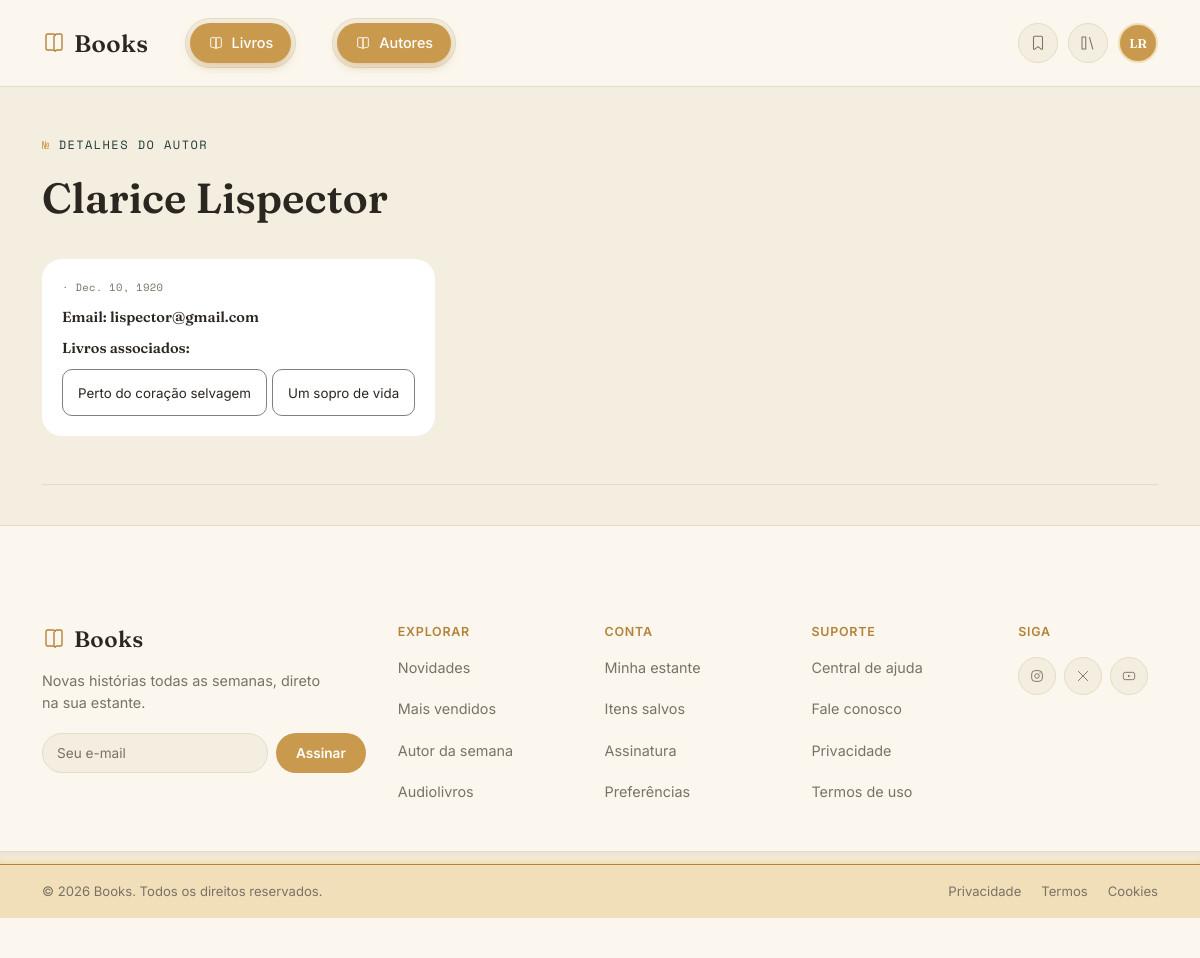
Page /autores/detalhes_autor/1/ on the committed database.
### autor/models.py (models this page shows, shortened)
class Autor(models.Model):
    nome = models.CharField(max_length=100, null=True)
    email = models.EmailField(blank=True)
    ano_nascimento = models.DateField(null=True)

### acervo/models.py (models this page shows, shortened)
class Livro(models.Model):
    titulo = models.CharField(max_length=100, null=False)
    data_publicacao = models.PositiveSmallIntegerField(blank=True)
    resumo = models.TextField(blank=True)
    nome_editora = models.CharField(max_length=100, blank=True)
    autor = models.ForeignKey(m.Autor, null=True, on_delete=models.CASCADE)

### autor/views.py (the view)
# urls.py: path('detalhes_autor/<int:id>/', views.detalhesAutor, name='detalhesAutor')
def detalhesAutor(request, id):
    autor = get_object_or_404(models.Autor, id=id)
    livros = m.Livro.objects.filter(autor=autor)
    return render(request, 'autor/detalhesAutor.html', {'autor': autor, 'livros': livros})

### autor/templates/autor/detalhesAutor.html (shortened to what this page needs)
{% extends "base.html" %}
{% load static %}
{% block links %}
<link rel="stylesheet" href="{% static 'css/Autores.css' %}">
{% endblock links %}
{% block main %}
  <div class="wrap">
    <div class="acervo-header">
      <span class="eyebrow">Detalhes do autor</span>
      <h1>{{ autor.nome }}</h1>
      <div class="acervo-grid">
        <a class="book-card book-card-detail" href="#" title="{{ livro.resumo|truncatewords:20 }}">
          <div class="card-meta">
            <div class="catalog">
              {% if autor.ano_nascimento %} · {{ autor.ano_nascimento }}{% endif %}
              </div>
              <p class="title">Email: {{ autor.email }}</p>
              <p class="title">
                Livros associados:
              </p>
              <ul style="margin: 0; display: flex; padding: 0; gap: 5px;">
                {% for livro in livros %}
                  <li style="list-style: none; padding: 10px 15px; border: 1px solid gray; border-radius: 10px;"><small>{{ livro.titulo }}</small></li>
                {% endfor %}
              </ul>
            </div>
          </div>
      </div>
  </div>
{% endblock main %}

### autor/static/css/Autores.css (style rules this page uses)
:root { --bg: #FAF6EC; --bg-soft: #F1EADA; --card: #FFFFFF; --ink: #211D17; --ink-soft: #6B6357; --line: #E3DAC6; --primary: #1F3A34; --primary-light: #2E5148; --accent: #C99A3B; --accent-soft: #F0DDB0; --wood: #C7B79A; --wood-shadow: rgba(33,29,23,.22); --radius-sm: 6px; --radius-md: 12px; --radius-lg: 20px; --font-display: 'Fraunces', Georgia, serif; --font-body: 'Inter', system-ui, sans-serif; --font-mono: 'Space Mono', ui-monospace, monospace; }
*,*::before,*::after { box-sizing:border-box; }
html { scroll-behavior:smooth; }
body { margin:0; background:var(--bg); color:var(--ink); font-family:var(--font-body); line-height:1.55; -webkit-font-smoothing:antialiased; }
a { color:inherit; text-decoration:none; }
.wrap { max-width:1180px; margin:0 auto; padding:0 32px; }
.eyebrow { display:inline-flex; align-items:center; gap:8px; font-family:var(--font-mono); font-size:12px; letter-spacing:.12em; text-transform:uppercase; color:var(--primary); }
.eyebrow::before { content:'№'; color:var(--accent); }
.book-card { flex:0 0 156px; width:156px; display:flex; gap:10px; position:relative; z-index:1; }
.book-card .card-meta { background-color: #fff; border-radius: 20px; padding: 20px; display: flex; flex-direction: column; gap: 10px; }
.acervo-grid:has(.book-card-detail) { display: flex; justify-content: center; }
.acervo-grid .book-card-detail { width: 100%; height: fit-content; flex: 1; cursor: default; }
.card-meta .catalog { font-family:var(--font-mono); font-size:10.5px; color:var(--ink-soft); letter-spacing:.03em; margin-bottom:3px; }
.card-meta .title { font-family:var(--font-display); font-weight:600; font-size:14.5px; line-height:1.25; margin:0 0 2px; }
.acervo-header { padding:44px 0 28px; border-bottom:1px solid var(--line); }
.acervo-header h1 { font-family:var(--font-display); font-weight:600; font-size:clamp(30px,4vw,42px); margin:10px 0 8px; }
.acervo-grid { display:grid; grid-template-columns:repeat(auto-fill,minmax(168px,1fr)); gap: 15px 20px; padding:20px 0 20px; }

### static/css/header.css (style rules this page uses)
:root { --cream-bg: #F4EEE1; --cream-card: #FBF7EE; --ink: #2C2620; --ink-soft: #7A7266; --gold: #C99A4E; --gold-deep: #B4823A; --gold-tint: #F0DFB8; --line: #E6DCC3; --shadow-card: 0 8px 24px rgba(44, 38, 32, 0.06); --font-display: "Fraunces", serif; --font-body: "Inter", sans-serif; }
* { box-sizing:border-box; }
body { margin:0; background:var(--cream-bg); font-family:var(--font-body); color:var(--ink); }

### static/css/footer.css (style rules this page uses)
:root { --cream-bg: #F4EEE1; --cream-card: #FBF7EE; --ink: #2C2620; --ink-soft: #7A7266; --gold: #C99A4E; --gold-deep: #B4823A; --gold-tint: #F0DFB8; --line: #E6DCC3; --font-display: "Fraunces", serif; --font-body: "Inter", sans-serif; }
* { box-sizing:border-box; }
body { margin:0; background:var(--cream-bg); font-family:var(--font-body); color:var(--ink); }

### rows in the picture
Autor: nome "Clarice Lispector", ano_nascimento "Dec. 10, 1920", email "lispector@gmail.com"
Livro: titulo "Perto do coração selvagem"
Livro: titulo "Um sopro de vida"
